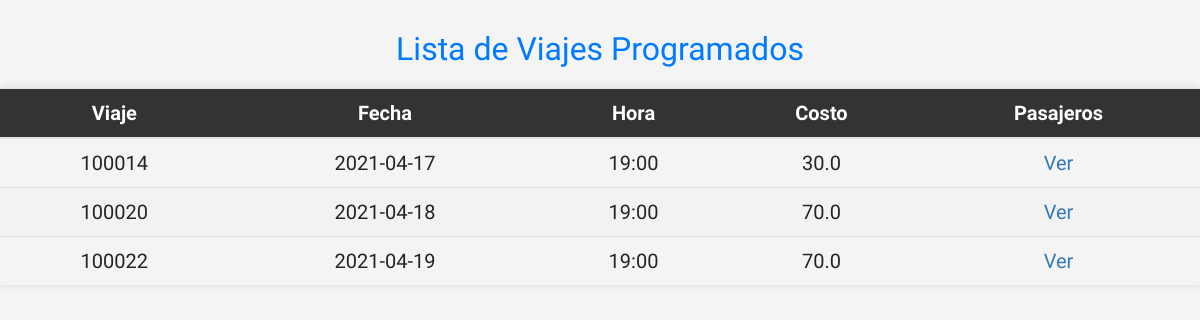
Page /pagVprogram.php?cod=LMAY on the committed database.
### tables this page shows
CREATE TABLE VIAJE (
	VIANRO char (6) NOT NULL Primary key,
	BUSNRO numeric(2, 0) NULL ,
	RUTCOD varchar (4) NULL ,
	IDCOD  char (4) NULL ,
	VIAHRS char(6) NULL ,
	VIAFCH date NULL ,
        COSVIA numeric(8,1) null  
);

### Viajes.php (called while the page is built, shortened)
<?php
include_once './Conexionn.php';
class Viajes {
    function lisVprog($cod){
        $cn=new Conexion();
        $sql="select VIANRO,VIAFCH,VIAHRS,COSVIA from viaje
            where RUTCOD='$cod' ";
        $res= mysqli_query($cn->conecta(), $sql)or
            die(mysqli_error($cn->conecta()));
        $vec=Array();
        while($f= mysqli_fetch_array($res)){
            $vec[]=$f;
        }
        return $vec;
    }
}
?>

### conexionn.php (called while the page is built)
<?php
class Conexion {
  private $cn=null;
  function conecta(){
    if($this->cn==null){
   $this->cn= mysqli_connect("localhost","root","","bdviajes");
    }
    return $this->cn;
  }
}
?>

### pagVprogram.php (the view, shortened to what this page needs)
<html>
<head>
    <link href="css/adminlte.min.css" rel="stylesheet" type="text/css">
</head>
<body>
    <?php
    include_once './Viajes.php';
    $obj = new Viajes();
    $cod = $_REQUEST["cod"];
    $vec = $obj->lisVprog($cod);
    ?>
    <h2 class="text-blue">Lista de Viajes Programados</h2>
    <table class="table table-hover">
        <thead>
            <tr>
                <th>Viaje</th>
                <th>Fecha</th>
                <th>Hora</th>
                <th>Costo</th>
                <th>Pasajeros</th>
            </tr>
        </thead>
        <tbody>
            <?php foreach ($vec as $k => $d) { ?>
                <tr>
                    <td><?= $d[0] ?></td>
                    <td><?= $d[1] ?></td>
                    <td><?= $d[2] ?></td>
                    <td><?= $d[3] ?></td>
                    <td><a href="pagPasajeros.php?id=<?= $d[0] ?>">Ver</a></td>
                </tr>
            <?php } ?>
        </tbody>
    </table>
</body>
</html>

### pagVprogram.php (style rules this page uses)
body { font-family: 'Lilita One', cursive; background-color: #f4f4f4; margin: 0; padding: 0; }
h2 { color: #337ab7; margin-top: 30px; text-align: center; }
table { width: 80%; margin: 20px auto; border-collapse: collapse; background-color: #fff; box-shadow: 0 0 10px rgba(0, 0, 0, 0.1); font-size: 20px; }
table th, table td { padding: 10px; text-align: center; }
table th { background-color: #333; color: #fff; }
table tr:nth-child(even) { background-color: #f2f2f2; }
table a { color: #337ab7; text-decoration: none; }

### rows in the picture
viaje: VIANRO "100014", VIAFCH "2021-04-17", VIAHRS "19:00", COSVIA "30.0"
viaje: VIANRO "100020", VIAFCH "2021-04-18", VIAHRS "19:00", COSVIA "70.0"
viaje: VIANRO "100022", VIAFCH "2021-04-19", VIAHRS "19:00", COSVIA "70.0"
